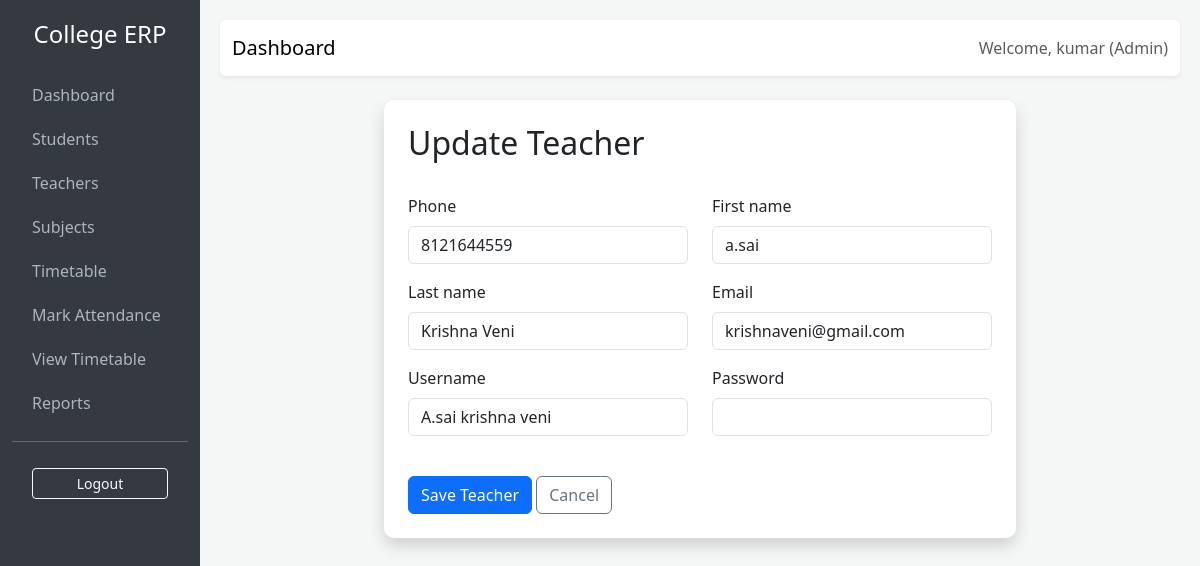
Page /teachers/update/2/ (signed in) on the committed database.
### attendance/models.py (models this page shows, shortened)
class User(AbstractUser):
    ROLE_CHOICES = (
        ('admin', 'Admin'),
        ('teacher', 'Teacher'),
        ('student', 'Student'),
    )
    role = models.CharField(max_length=10, choices=ROLE_CHOICES, default='admin')

class Teacher(models.Model):
    user = models.OneToOneField(User, on_delete=models.CASCADE, limit_choices_to={'role': 'teacher'})
    phone = models.CharField(max_length=15)

### attendance/views.py (the view)
# urls.py: path('teachers/update/<int:pk>/', views.teacher_update, name='teacher_update'),
@login_required
@user_passes_test(is_admin)
def teacher_update(request, pk):
    teacher = get_object_or_404(Teacher, pk=pk)
    if request.method == 'POST':
        form = TeacherForm(request.POST, instance=teacher, initial={
            'first_name': teacher.user.first_name,
            'last_name': teacher.user.last_name,
            'email': teacher.user.email,
            'username': teacher.user.username,
        })
        if form.is_valid():
            form.save()
            messages.success(request, 'Teacher updated successfully!')
            return redirect('teacher_list')
    else:
        form = TeacherForm(instance=teacher, initial={
            'first_name': teacher.user.first_name,
            'last_name': teacher.user.last_name,
            'email': teacher.user.email,
            'username': teacher.user.username,
        })
    return render(request, 'attendance/teacher_form.html', {'form': form, 'teacher': teacher})

### attendance/forms.py (shortened to what this page needs)
class TeacherForm(forms.ModelForm):
    first_name = forms.CharField(max_length=150, widget=forms.TextInput(attrs={'class': 'form-control'}))
    last_name = forms.CharField(max_length=150, widget=forms.TextInput(attrs={'class': 'form-control'}))
    email = forms.EmailField(widget=forms.EmailInput(attrs={'class': 'form-control'}))
    username = forms.CharField(max_length=150, widget=forms.TextInput(attrs={'class': 'form-control'}))
    password = forms.CharField(widget=forms.PasswordInput(attrs={'class': 'form-control'}), required=False)
    class Meta:
        model = Teacher
        fields = ['phone']
        widgets = {
            'phone': forms.TextInput(attrs={'class': 'form-control'}),
        }

### attendance/views.py (called while the page is built)
def is_admin(user):
    return user.role == 'admin'

### attendance/templates/attendance/teacher_form.html (shortened to what this page needs)
{% extends 'attendance/base.html' %}
{% block content %}
<div class="row justify-content-center">
    <div class="col-md-8">
        <div class="card p-4 shadow">
            <h2>{% if teacher %}Update{% else %}Add New{% endif %} Teacher</h2>
            <form method="post" class="mt-4">
                <div class="row">
                    {% for field in form %}
                    <div class="col-md-6 mb-3">
                        <label class="form-label">{{ field.label }}</label>
                        {{ field }}
                    </div>
                    {% endfor %}
                </div>
                <div class="mt-4">
                    <button type="submit" class="btn btn-primary">Save Teacher</button>
                    <a href="{% url 'teacher_list' %}" class="btn btn-outline-secondary">Cancel</a>
                </div>
            </form>
        </div>
    </div>
</div>
{% endblock %}

### attendance/templates/attendance/base.html (shortened to what this page needs)
<!DOCTYPE html>
<html lang="en">
<head>
    <link href="https://cdn.jsdelivr.net/npm/bootstrap@5.3.0/dist/css/bootstrap.min.css" rel="stylesheet">
</head>
<body>
    <div class="container-fluid">
        <div class="row">
            <div class="col-md-2 sidebar d-none d-md-block">
                <h4 class="text-center mb-4">College ERP</h4>
                {% if user.is_authenticated %}
                <a href="{% url 'dashboard' %}" class="{% if request.resolver_match.url_name == 'dashboard' %}active{% endif %}">Dashboard</a>
                {% if user.role == 'admin' %}
                <a href="{% url 'student_list' %}" class="{% if request.resolver_match.url_name == 'student_list' %}active{% endif %}">Students</a>
                <a href="{% url 'teacher_list' %}" class="{% if request.resolver_match.url_name == 'teacher_list' %}active{% endif %}">Teachers</a>
                <a href="{% url 'subject_list' %}" class="{% if request.resolver_match.url_name == 'subject_list' %}active{% endif %}">Subjects</a>
                <a href="{% url 'timetable_list' %}" class="{% if request.resolver_match.url_name == 'timetable_list' %}active{% endif %}">Timetable</a>
                {% endif %}
                {% if user.role == 'teacher' or user.role == 'admin' %}
                <a href="{% url 'mark_attendance' %}" class="{% if request.resolver_match.url_name == 'mark_attendance' %}active{% endif %}">Mark Attendance</a>
                {% endif %}
                <a href="{% url 'timetable_list' %}" class="{% if request.resolver_match.url_name == 'timetable_list' %}active{% endif %}">View Timetable</a>
                <a href="{% url 'attendance_reports' %}" class="{% if request.resolver_match.url_name == 'attendance_reports' %}active{% endif %}">Reports</a>
                <hr>
                <form action="{% url 'logout' %}" method="post" style="padding: 10px 20px;">
                    <button type="submit" class="btn btn-outline-light btn-sm w-100">Logout</button>
                </form>
                {% else %}
                <a href="{% url 'login' %}">Login</a>
                {% endif %}
            </div>
            <div class="col-md-10 content">
                <nav class="navbar navbar-expand-lg navbar-light bg-white mb-4 rounded shadow-sm">
                    <div class="container-fluid">
                        <span class="navbar-brand">{% block title %}Dashboard{% endblock %}</span>
                        <div class="ms-auto">
                            {% if user.is_authenticated %}
                            <span class="text-muted">Welcome, {{ user.username }} ({{ user.role|title }})</span>
                            {% endif %}
                        </div>
                    </div>
                </nav>
                {% block content %}{% endblock %}
            </div>
        </div>
    </div>
</body>
</html>

### attendance/templates/attendance/base.html (style rules this page uses)
body { background-color: #f4f7f6; }
.sidebar { min-height: 100vh; background-color: #343a40; color: white; padding-top: 20px; }
.sidebar a { color: #adb5bd; text-decoration: none; padding: 10px 20px; display: block; }
.content { padding: 20px; }
.card { border: none; border-radius: 10px; box-shadow: 0 4px 6px rgba(0,0,0,0.1); }

### rows in the picture
User: username "kumar", role "Admin"
Teacher: form "8121644559"
User: form "a.sai" "Krishna Veni" "krishnaveni@gmail.com" "A.sai krishna veni"

### other values in the picture
{{ field.label }} "Phone" "First name" "Last name" "Email" "Username" "Password"
